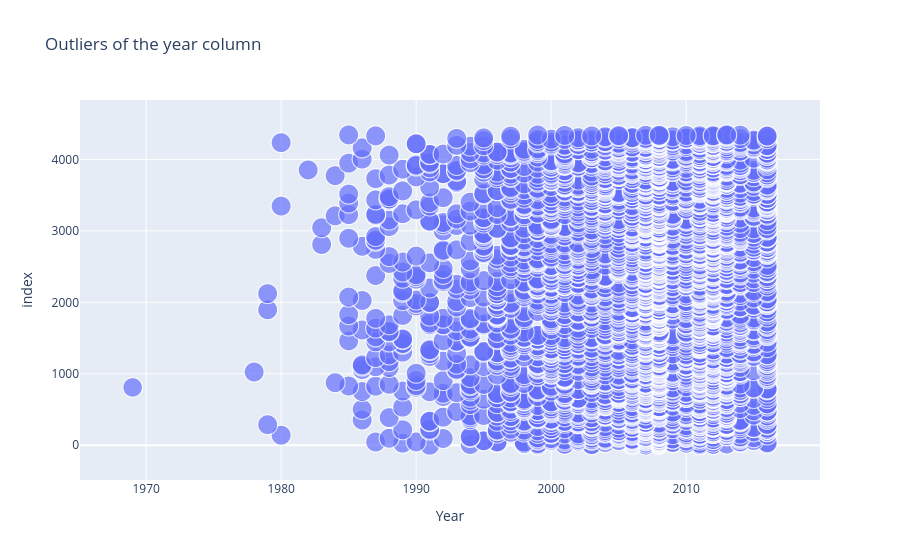

Notebook source saved alongside this figure:
### Code cell
# Looking for outliers in the year column 
px.scatter(df, 'Year', size='Year', title="Outliers of the year column")

### Figure 1 — Plotly figure (JSON) as saved in the notebook; plotly's stock layout.template omitted (floating-point values rounded to 4 significant figures; data arrays with more than 128 entries replaced by an {"elided": "..."} marker saying what was removed)
{"data": [{"hovertemplate": "Year=%{marker.size}<br>index=%{y}<extra></extra>", "legendgroup": "", "marker": {"color": "#636efa", "size": {"elided": "3880 int values"}, "sizemode": "area", "sizeref": 5.04, "symbol": "circle"}, "mode": "markers", "name": "", "showlegend": false, "type": "scattergl", "x": {"elided": "3880 int values"}, "xaxis": "x", "y": {"elided": "3880 int values"}, "yaxis": "y"}], "layout": {"legend": {"itemsizing": "constant", "tracegroupgap": 0}, "title": {"text": "Outliers of the year column"}, "xaxis": {"anchor": "y", "domain": [0, 1], "title": {"text": "Year"}}, "yaxis": {"anchor": "x", "domain": [0, 1], "title": {"text": "index"}}}}
